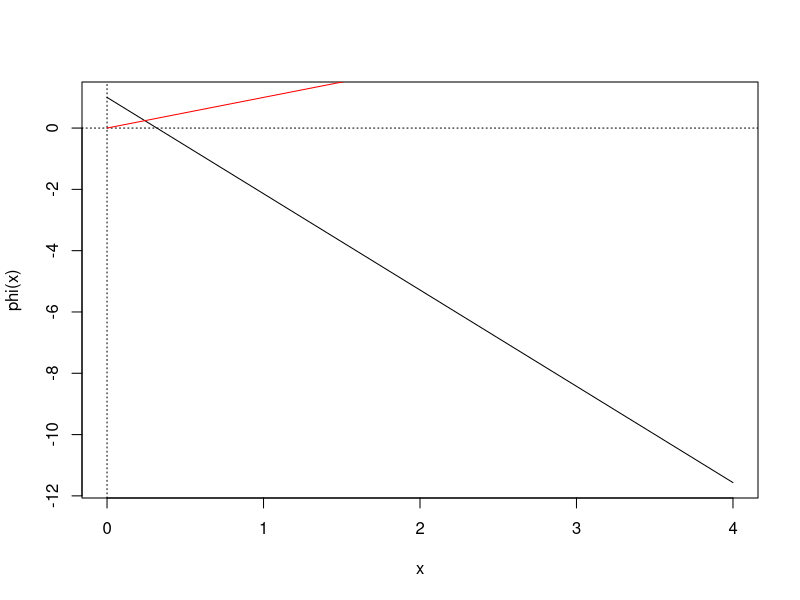

R code for this plot:
puntofijo =function(g, x0, tol=1e-9, maxIter=100){
  k = 1
  repeat
  {
    x1 = g(x0)
    dx = abs(x1 - x0)
    x0 = x1
    cat("x_", k, "= ", x1, "\n")
    k = k+1
    
    if(dx< tol|| k > maxIter) break;
  }
  if( dx > tol ){
    cat("No hubo convergencia ")
    #retornaNULL)
  } else{
    cat("x* es aproximadamente ", x1, " con error menor que ", tol)
  }
}
phi = function(x) exp(0)^x-pi*x
curve(phi, 0, 4); abline(h=0, v=0, lty=3)
curve(1*x, 0,4, col="red", add=TRUE)
puntofijo(phi, 2.5, 1e-7, 10)
